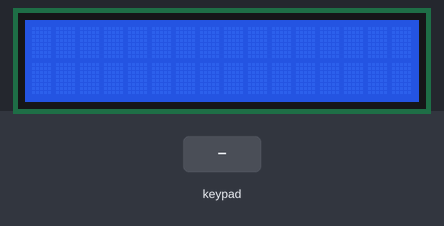
The sketch below on a simulated Arduino Uno, built with avr-gcc and run on an emulated ATmega328P. On the bench: 16×2 character LCD. Inputs (shaded band) come from the test bench.

Above: at 1.2 s.
1.3 s: key 'A' pressed
At 2.2 s:
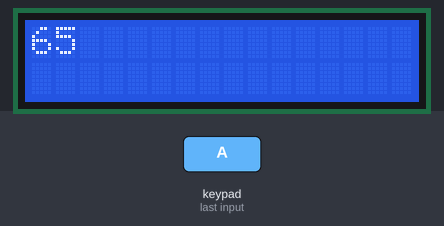
2.8 s: key 'B' pressed
At 3.4 s:
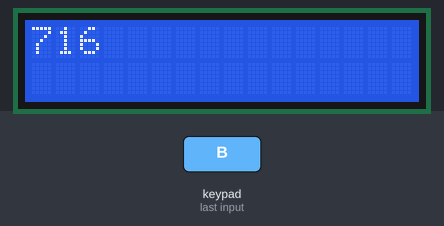
Timing chart, 0 to 5.8 s (numbered marks = the images above; inputs shaded):
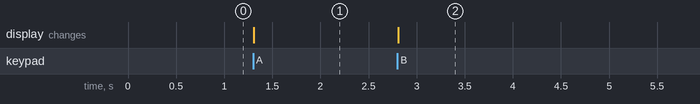

Measured:
- after the input at 1.3 s, the display: changes at once (image 1)
- after the input at 2.8 s, the display: changes at once (image 2)

The sketch:

keypad_lcd.ino
```cpp
#include <Wire.h>
#include <LiquidCrystal_I2C.h>
#include <Keypad.h>

#define BINTANG 42
#define PAGAR 35
#define TOMBOL_A 65
#define TOMBOL_B 66
#define TOMBOL_C 67
#define TOMBOL_D 68

const byte ROWS = 4; //four rows
const byte COLS = 4; //three columns
char keys[ROWS][COLS] = {
  {1,  2,  3, 'A'},
  {4,  5,  6, 'B'},
  {7,  8,  9, 'C'},
  {'*','0', '#','D'}
};
byte rowPins[ROWS] = {7, 6, 5, 4}; //connect to the row pinouts of the keypad
byte colPins[COLS] = {3, 2, 1, 0}; //connect to the column pinouts of the keypad
Keypad keypad = Keypad( makeKeymap(keys), rowPins, colPins, ROWS, COLS );
// Set the LCD address to 0x27 for a 16 chars and 2 line display
LiquidCrystal_I2C lcd(0x27, 16, 2);
long dtKey=0;
void setup(){
  //Serial.begin(9600);
  lcd.begin();
  lcd.backlight();
}
void loop(){
  char key = keypad.getKey();
    if (key){
        if(key == BINTANG ){ // clear data = tekan *;
          lcd.clear();
          dtKey=0; key = 0;
          lcd.print(dtKey);
        }

      if ( key == 48 )key=0; // conversi variable '0' ke 0
      lcd.clear();
      dtKey = dtKey*10+key;
      lcd.print(dtKey);
    }
}
```
